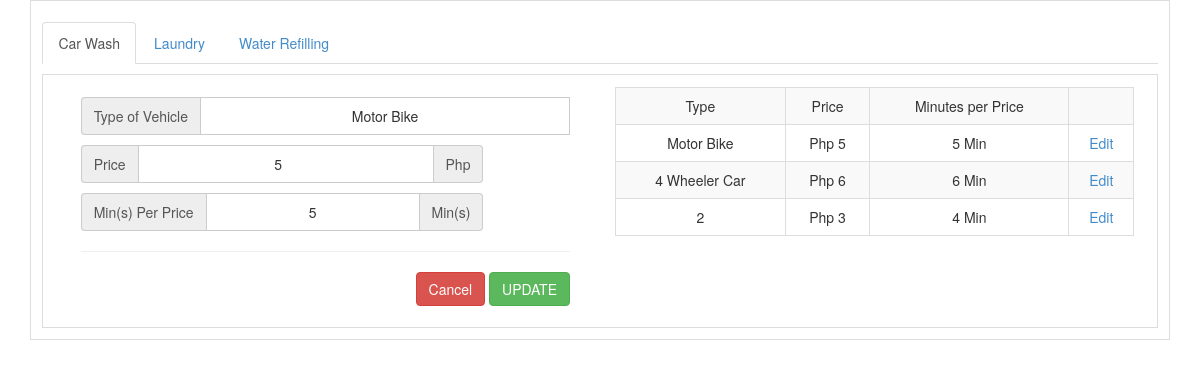
The page /public/main_carwash.php?id=1 on the database its author committed.
### tables this page shows
CREATE TABLE `car_type` (
  `cType_id` int(3) NOT NULL,
  `cType` text NOT NULL,
  `duration` float NOT NULL,
  `unit` text NOT NULL,
  `cCost` double NOT NULL
);

### public/edit_carwash.php (the view, shortened to what this page needs)
<?php require_once("../includes/db_connection.php"); ?>
<?php
$id = $_GET['id'];
	$sql = mysqli_query($connection, "SELECT * FROM car_type WHERE cType_id = '$id'");
		$row = mysqli_fetch_assoc($sql);
?>
<div>
	<form method="post" action="updateCar.php">
		<div class="row">
			<div class="col-md-6">
				<div class="col-md-12 mtop-10">
					<div class="input-group">
						<span class="input-group-addon">Type of Vehicle</span>
						<input id="costC" type="text" name="type" class="input-form text-center" value="<?php echo $row['cType'] ?>" required>
					</div>
				</div>
				<div class="col-md-10 mtop-10">
					<div class="input-group">
						<span class="input-group-addon">Price</span>
						<input id="costC" type="number" name="price" class="input-form text-center" value="<?php echo $row['cCost'] ?>" required>
						<span class="input-group-addon">Php</span>
					</div>
				</div>
				<div class="col-md-10 mtop-10">
					<div class="input-group">
						<span class="input-group-addon">Min(s) Per Price</span>
						<input type="text" name="min" id="duC" class="input-form text-center" value="<?php echo $row['duration'] ?>" required>
						<span class="input-group-addon" id="unC">Min(s)</span>
					</div>
				</div>
				<div class="col-md-12 text-right">
					<hr>
					<a href="main_carwash.php"><span class="btn btn-danger">Cancel</span></a>
					<input type="submit" value="UPDATE" class="btn btn-success">
				</div>
			</div>
			<div class="col-md-6">
				<table class="table table-striped">
					<tr class="text-center">
						<td class="border">Type</td>
						<td class="border">Price</td>
						<td class="border">Minutes per Price</td>
						<td class="border"></td>
					</tr>
<?php
	$sql = mysqli_query($connection, "SELECT * FROM car_type");
		while($row = mysqli_fetch_assoc($sql)){
?>
					<tr class="text-center">
						<td class="border"><?php echo $row['cType'] ?></td>
						<td class="border">Php <?php echo $row['cCost'] ?></td>
						<td class="border"><?php echo $row['duration'] ." ". $row['unit'] ?></td>
						<td class="border"><a href="main_carwash.php?id=<?php echo $row['cType_id'] ?>">Edit</a></td>
					</tr>
<?php
		}
?>
				</table>
			</div>
		</div>
	</form>
</div>

### public/css/style.css (style rules this page uses)
.mtop-10 { margin-top: 10px }
.input-form { width: 100%!important; border: solid 1px #ccc; padding: 1.5%!important; display: block; line-height: 1.42857143; height: 38px; }
.border { border: solid 1px #ddd; }

### includes/layouts/header.php (style rules this page uses)
html { overflow-y: scroll; }

### rows shown on the page
car_type: type "Motor Bike", price "5", min "5", cType "Motor Bike", cCost "5", duration "5", unit "Min"
car_type: cType "4 Wheeler Car", cCost "6", duration "6", unit "Min"
car_type: cType "2", cCost "3", duration "4", unit "Min"
